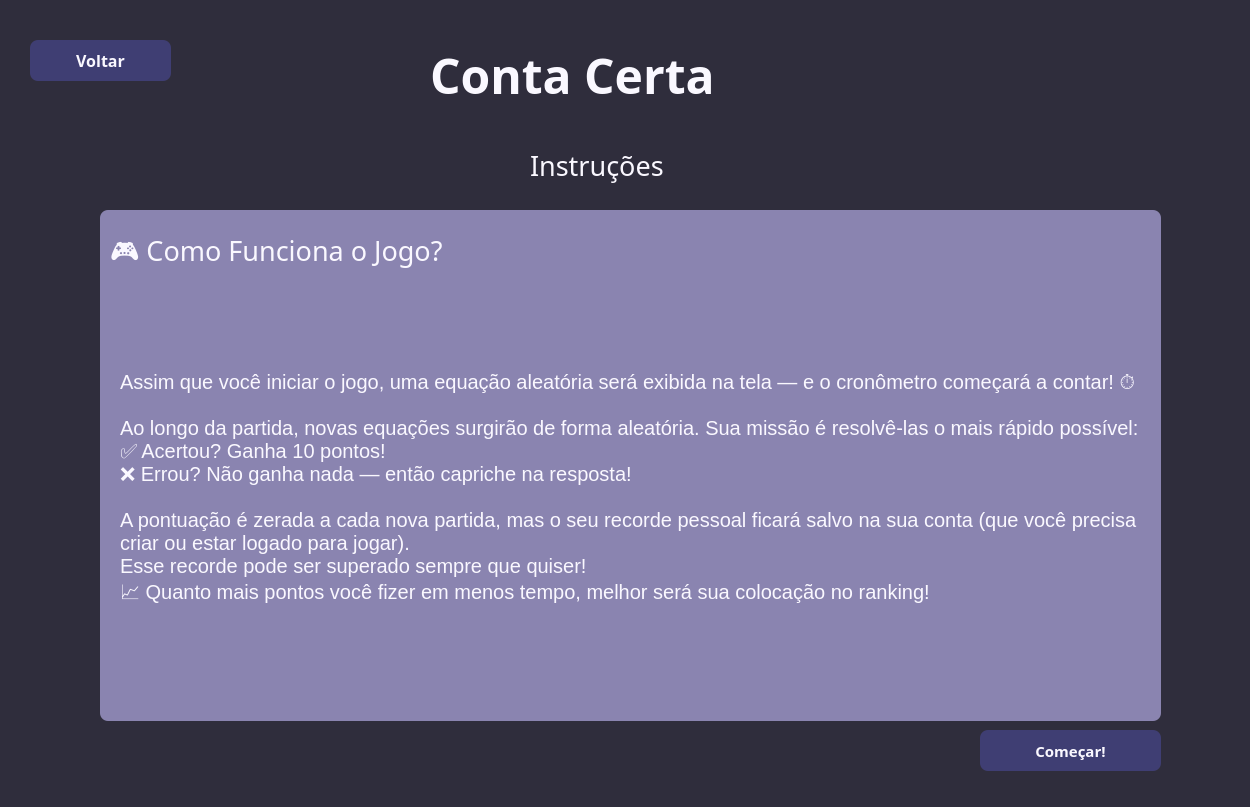
<?xml version="1.0" encoding="UTF-8"?>
<ui version="4.0">
 <class>MainWindow</class>
 <widget class="QMainWindow" name="MainWindow">
  <property name="geometry">
   <rect>
    <x>0</x>
    <y>0</y>
    <width>1250</width>
    <height>807</height>
   </rect>
  </property>
  <property name="font">
   <font>
    <family>Arial Black</family>
    <weight>75</weight>
    <bold>true</bold>
   </font>
  </property>
  <property name="windowTitle">
   <string>MainWindow</string>
  </property>
  <property name="autoFillBackground">
   <bool>false</bool>
  </property>
  <property name="styleSheet">
   <string notr="true">background-color: #2F2D3C;</string>
  </property>
  <widget class="QWidget" name="centralwidget">
   <widget class="QLabel" name="label">
    <property name="geometry">
     <rect>
      <x>430</x>
      <y>30</y>
      <width>401</width>
      <height>91</height>
     </rect>
    </property>
    <property name="font">
     <font>
      <family>Arial Black</family>
      <pointsize>36</pointsize>
      <weight>75</weight>
      <bold>true</bold>
     </font>
    </property>
    <property name="styleSheet">
     <string notr="true">color: #FAF8FF</string>
    </property>
    <property name="text">
     <string>Conta Certa</string>
    </property>
   </widget>
   <widget class="QColumnView" name="columnView">
    <property name="geometry">
     <rect>
      <x>100</x>
      <y>210</y>
      <width>1061</width>
      <height>511</height>
     </rect>
    </property>
    <property name="styleSheet">
     <string notr="true">background-color: #8A84B0;
border-radius: 8
</string>
    </property>
   </widget>
   <widget class="QPushButton" name="pushButton">
    <property name="geometry">
     <rect>
      <x>30</x>
      <y>40</y>
      <width>141</width>
      <height>41</height>
     </rect>
    </property>
    <property name="font">
     <font>
      <family>Arial Black</family>
      <pointsize>12</pointsize>
      <weight>75</weight>
      <bold>true</bold>
     </font>
    </property>
    <property name="styleSheet">
     <string notr="true">background-color:#3F3E73;
color: #FAF8FF;
border-radius: 8;</string>
    </property>
    <property name="text">
     <string>Voltar</string>
    </property>
   </widget>
   <widget class="QPushButton" name="pushButton_2">
    <property name="geometry">
     <rect>
      <x>980</x>
      <y>730</y>
      <width>181</width>
      <height>41</height>
     </rect>
    </property>
    <property name="font">
     <font>
      <family>Arial Black</family>
      <pointsize>11</pointsize>
      <weight>75</weight>
      <bold>true</bold>
     </font>
    </property>
    <property name="cursor">
     <cursorShape>PointingHandCursor</cursorShape>
    </property>
    <property name="styleSheet">
     <string notr="true">color: #FAF8FF;
background-color:#3F3E73;
border-radius: 8;</string>
    </property>
    <property name="text">
     <string>Começar!</string>
    </property>
   </widget>
   <widget class="QLabel" name="label_2">
    <property name="geometry">
     <rect>
      <x>120</x>
      <y>270</y>
      <width>1031</width>
      <height>441</height>
     </rect>
    </property>
    <property name="font">
     <font>
      <family>Arial</family>
      <pointsize>15</pointsize>
      <weight>50</weight>
      <bold>false</bold>
     </font>
    </property>
    <property name="styleSheet">
     <string notr="true">color: #FAF8FF; background-color:#8A84B0;
text-align: justify;</string>
    </property>
    <property name="text">
     <string>Assim que você iniciar o jogo, uma equação aleatória será exibida na tela — e o cronômetro começará a contar! ⏱️

Ao longo da partida, novas equações surgirão de forma aleatória. Sua missão é resolvê-las o mais rápido possível:
✅ Acertou? Ganha 10 pontos! ❌ Errou? Não ganha nada — então capriche na resposta!

A pontuação é zerada a cada nova partida, mas o seu recorde pessoal ficará salvo na sua conta (que você precisa criar ou estar logado para jogar).
Esse recorde pode ser superado sempre que quiser!
📈 Quanto mais pontos você fizer em menos tempo, melhor será sua colocação no ranking!</string>
    </property>
    <property name="wordWrap">
     <bool>true</bool>
    </property>
   </widget>
   <widget class="QLabel" name="label_3">
    <property name="geometry">
     <rect>
      <x>110</x>
      <y>220</y>
      <width>491</width>
      <height>71</height>
     </rect>
    </property>
    <property name="font">
     <font>
      <family>Arial Black</family>
      <pointsize>20</pointsize>
     </font>
    </property>
    <property name="styleSheet">
     <string notr="true">color: #FAF8FF; background-color:#8A84B0</string>
    </property>
    <property name="text">
     <string>🎮 Como Funciona o Jogo?</string>
    </property>
   </widget>
   <widget class="QLabel" name="label_4">
    <property name="geometry">
     <rect>
      <x>530</x>
      <y>140</y>
      <width>201</width>
      <height>51</height>
     </rect>
    </property>
    <property name="font">
     <font>
      <family>Arial Black</family>
      <pointsize>20</pointsize>
     </font>
    </property>
    <property name="styleSheet">
     <string notr="true">color: #FAF8FF</string>
    </property>
    <property name="text">
     <string>Instruções</string>
    </property>
   </widget>
  </widget>
  <widget class="QStatusBar" name="statusbar"/>
 </widget>
 <resources/>
 <connections/>
</ui>
